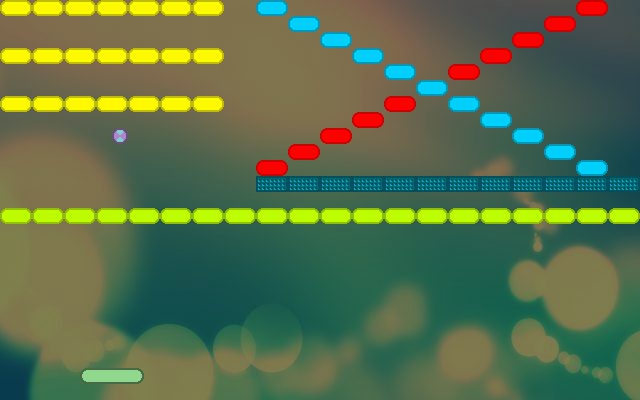

This game map was drawn from its Tiled (.tmx) file and the tilesets committed beside it. A one-line description and the trimmed map source follow:
An orthogonal 40x25 tile map with 16x16 px tiles, 1 tile layer (Tile Layer), 1 image layer.

<map version="1.0" orientation="orthogonal" renderorder="right-down" width="40" height="25" tilewidth="16" tileheight="16" backgroundcolor="#000000">
 <tileset firstgid="1" name="Default" tilewidth="64" tileheight="16">
  <tile id="0">
   <properties>
    <property name="Name" value="BlueBlock" />
    <property name="Points" value="10" />
   </properties>
   <image width="32" height="16" source="../images/blue-block.png" />
  </tile>
  <tile id="1">
   <properties>
    <property name="Name" value="GreenBlock" />
    <property name="Points" value="20" />
   </properties>
   <image width="32" height="16" source="../images/green-block.png" />
  </tile>
  <tile id="2">
   <properties>
    <property name="Name" value="LightBlock" />
    <property name="Points" value="30" />
   </properties>
   <image width="32" height="16" source="../images/light-block.png" />
  </tile>
  <tile id="3">
   <properties>
    <property name="Name" value="RedBlock" />
    <property name="Points" value="50" />
   </properties>
   <image width="32" height="16" source="../images/red-block.png" />
  </tile>
  <tile id="4">
   <properties>
    <property name="Name" value="YellowBlock" />
    <property name="Points" value="5" />
   </properties>
   <image width="32" height="16" source="../images/yellow-block.png" />
  </tile>
  <tile id="5">
   <properties>
    <property name="Name" value="DarkBlock" />
    <property name="Points" value="100" />
   </properties>
   <image width="32" height="16" source="../images/dark-block.png" />
  </tile>
  <tile id="6">
   <properties>
    <property name="Name" value="Ball" />
   </properties>
   <image width="16" height="16" source="../images/ball.png" />
  </tile>
  <tile id="7">
   <properties>
    <property name="Name" value="Racket" />
   </properties>
   <image width="64" height="16" source="../images/pad.png" />
  </tile>
  <tile id="8">
   <properties>
    <property name="Fixed" value="1" />
    <property name="Name" value="Wall" />
   </properties>
   <image width="32" height="16" source="../images/wall.png" />
  </tile>
 </tileset>
 <imagelayer name="Background" y="-1" opacity="0.5">
  <image source="../backgrounds/abstract-background-25.jpg" trans="aaaa00" />
 </imagelayer>
 <layer name="Tile Layer" width="40" height="25" opacity="0.99">
  <data>[1000 cells, 76 non-empty, 7 distinct tile ids]</data>
 </layer>
 <objectgroup name="Boundaries" visible="0" />
</map>
